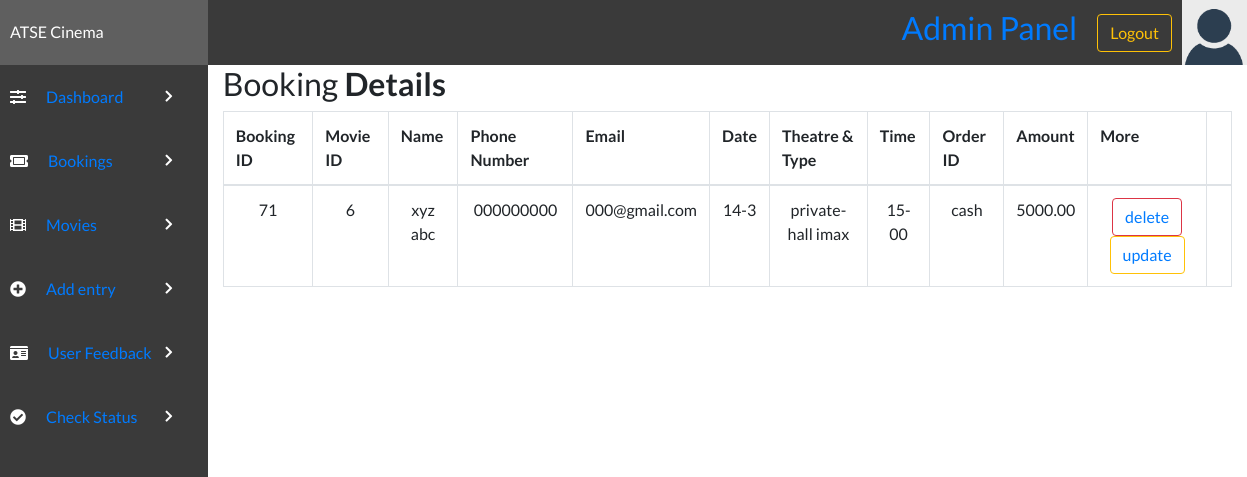
Page /admin/view.php (signed in) on the earlier database version.
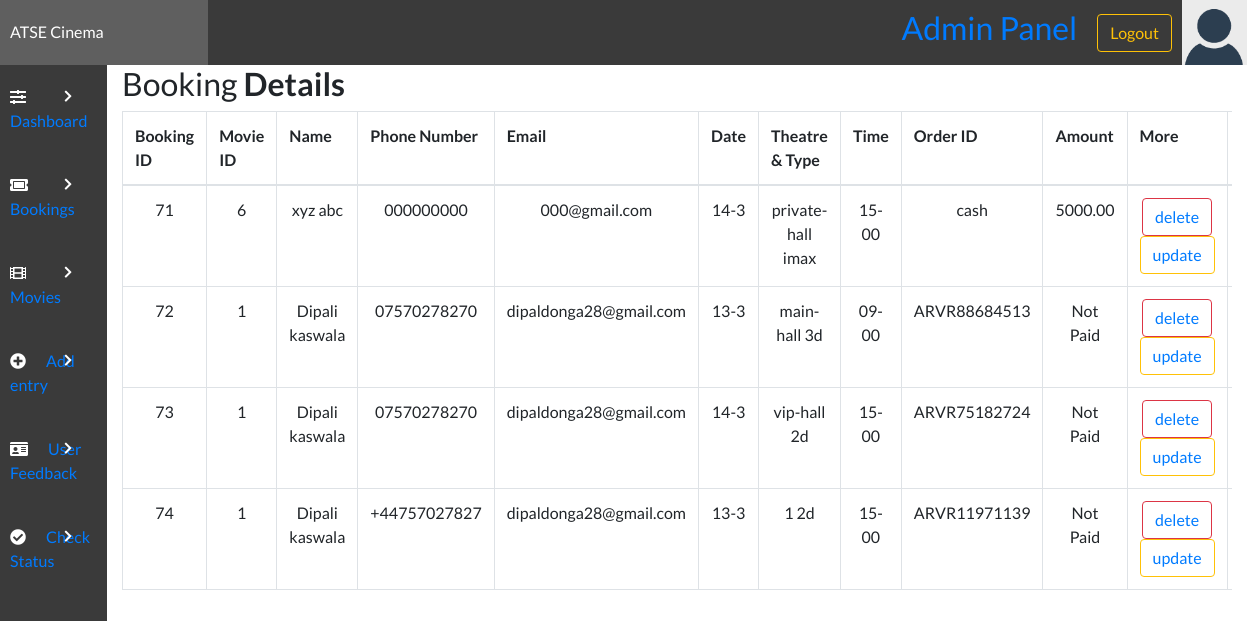
Same page on the later database version.
### tables this page shows
CREATE TABLE `bookingtable` (
  `bookingID` int(11) NOT NULL,
  `movieID` int(11) DEFAULT NULL,
  `bookingTheatre` varchar(100) NOT NULL,
  `bookingType` varchar(100) DEFAULT NULL,
  `bookingDate` varchar(50) NOT NULL,
  `bookingTime` varchar(50) NOT NULL,
  `bookingFName` varchar(100) NOT NULL,
  `bookingLName` varchar(100) DEFAULT NULL,
  `bookingPNumber` varchar(12) NOT NULL,
  `bookingEmail` varchar(255) NOT NULL,
  `amount` varchar(255) NOT NULL,
  `ORDERID` varchar(255) NOT NULL,
  `DATE-TIME` datetime NOT NULL DEFAULT current_timestamp()
);

### admin/view.php (the view, shortened to what this page needs)
<?php
include "config.php";
?>
<!DOCTYPE html>
<html lang="en">
<head>
    <link rel="stylesheet" href="../style/styles.css">
    <link rel="stylesheet" href="https://use.fontawesome.com/releases/v5.7.2/css/all.css">
    <link rel="stylesheet" href="https://cdnjs.cloudflare.com/ajax/libs/twitter-bootstrap/4.5.2/css/bootstrap.css">
    <link rel="stylesheet" href="https://cdn.datatables.net/1.10.22/css/dataTables.bootstrap4.min.css">
    <link rel="stylesheet" href="https://maxcdn.bootstrapcdn.com/bootstrap/4.0.0/css/bootstrap.min.css">
</head>
<body>
    <?php include('header.php'); ?>
    <div class="admin-container">
        <?php include('sidebar.php'); ?>
        <div class="container-lg">
            <div class="table-responsive">
                <div class="table-wrapper">
                    <div class="table-title">
                        <div class="row">
                            <div class="col-sm-8">
                                <h2>Booking <b>Details</b></h2>
                            </div>
                        </div>
                    </div>
                    <table class="table table-bordered" id="dataTable" width="100%" cellspacing="0">
                        <tr>
                            <th>Booking ID</th>
                            <th>Movie ID</th>
                            <th>Name</th>
                            <th>Phone Number</th>
                            <th>Email</th>
                            <th>Date</th>
                            <th>Theatre & Type</th>
                            <th>Time</th>
                            <th>Order ID</th>
                            <th>Amount</th>
                            <th>More</th>
                        </tr>
                        <tbody>
                            <?php
                            $con = mysqli_connect($host, $user, $password, $dbname);
                            $select = "SELECT * FROM `bookingtable`";
                            $run = mysqli_query($con, $select);
                            while ($row = mysqli_fetch_array($run)) {
                                $bookingid = $row['bookingID'];
                                $movieID = $row['movieID'];
                                $bookingFName = $row['bookingFName'];
                                $bookingLName = $row['bookingLName'];
                                $mobile = $row['bookingPNumber'];
                                $email = $row['bookingEmail'];
                                $date = $row['bookingDate'];
                                $theatre = $row['bookingTheatre'];
                                $type = $row['bookingType'];
                                $time = $row['bookingTime'];
                                $ORDERID = $row['ORDERID'];
                                $amount = $row['amount'];
                            ?>
                                <tr align="center">
                                <td><?php echo $bookingid; ?></td>
                                    <td><?php echo $movieID; ?></td>
                                    <td><?php echo $bookingFName . ' ' . $bookingLName; ?></td>
                                    <td><?php echo $mobile; ?></td>
                                    <td><?php echo $email; ?></td>
                                    <td><?php echo $date; ?></td>
                                    <td><?php echo $theatre . ' ' . $type; ?></td>
                                    <td><?php echo $time; ?></td>
                                    <td><?php echo $ORDERID; ?></td>
                                    <td><?php echo $amount; ?></td>
                                    <td><button type="submit" type="button" class="btn btn-outline-danger"><?php echo  "<a href='deleteBooking.php?id=" . $row['bookingID'] . "' >delete</a>"; ?></button><button name="update"  type="submit" onclick="" type="button" class="btn btn-outline-warning"><?php echo  "<a href='editBooking.php?id=" . $row['bookingID'] . "'>update</a>"; ?></button></td>
                                    <td></td>
                                </tr>
                            <?php }
                            ?>
                        </tbody>
                    </table>
                </div>
            </div>
        </div>
    </div>
</body>
</html>

### admin/header.php (shortened to what this page needs)
<div class="admin-section-header">
    <div class="admin-logo">
        ATSE Cinema
    </div>
    <div class="admin-login-info">
        <div style="padding: 0 20px;">
            <h2><a href="#">Admin Panel</a></h2>
        </div>
        <form method='post' action="">
            <input type="submit" value="Logout" class="btn btn-outline-warning" name="but_logout">
        </form>
        <img class="admin-user-avatar" src="../img/avatar.png" alt="">
    </div>
</div>

### admin/sidebar.php
<div class="admin-section admin-section1">
    <ul>
        <li><i class="fas fa-sliders-h"></i><a href="admin.php">Dashboard </a><i class="fas admin-dropdown fa-chevron-right"></i></li>
        <li><i class="fas fa-ticket-alt"></i><a href="view.php">Bookings</a> <i class="fas admin-dropdown fa-chevron-right"></i></li>
        <li><i class="fas fa-film"></i><a href="addmovie.php">Movies</a> <i class="fas admin-dropdown fa-chevron-right"></i></a></li>
        <li><i class="fas fa-plus-circle"></i><a href="add.php">Add entry</a> <i class="fas admin-dropdown fa-chevron-right"></i></a></li>
        <li><i class="fas fa-id-card"></i><a href="contactus.php">User Feedback</a> <i class="fas admin-dropdown fa-chevron-right"></i></a></li>
        <li><i class="fa fa-check-circle"></i><a href="../TxnStatus.php" target="_blank">Check Status</a> <i class="fas admin-dropdown fa-chevron-right"></i></a></li>
    </ul>
</div>

### style/styles.css (style rules this page uses)
* { margin: 0; padding: 0; box-sizing: border-box; font-family: "Lato", sans-serif; text-decoration: none; color: unset; }
.admin-dropdown { float: right; font-style: normal; margin-left: 3px; font-size: 13px; position: absolute; right: 15px; top: 25px; margin: 0; }
.admin-section-header { color: #fff; width: 100%; background-color: #3a3a3a; display: grid; grid-template-columns: 1fr 5fr; }
.admin-user-avatar { width: 65px; }
.admin-login-info { display: flex; align-items: center; justify-content: flex-end; }
.admin-login-info img { margin-left: 10px; }
.admin-logo { padding: 20px 10px; background-color: #5f5f5f; }
.admin-container { display: grid; grid-template-columns: 1fr 5fr; }
.admin-section1 { background-color: #3a3a3a; height: 100vh; }
.admin-section1 ul li { width: 100%; padding: 20px 10px; background-color: #3a3a3a; color: #fff; transition: all 0.3s ease; position: relative; cursor: pointer; }
.admin-section1 ul li i { margin-right: 20px; }

Differences in the rows shown:
added bookingtable: bookingID "72", movieID "1", bookingFName "Dipali", bookingLName "kaswala", bookingPNumber "07570278270", bookingEmail "dipaldonga28@gmail.com", bookingDate "13-3", bookingTheatre "main-hall", bookingType "3d", bookingTime "09-00", ORDERID "ARVR88684513", amount "Not Paid"
added bookingtable: bookingID "73", movieID "1", bookingFName "Dipali", bookingLName "kaswala", bookingPNumber "07570278270", bookingEmail "dipaldonga28@gmail.com", bookingDate "14-3", bookingTheatre "vip-hall", bookingType "2d", bookingTime "15-00", ORDERID "ARVR75182724", amount "Not Paid"
added bookingtable: bookingID "74", movieID "1", bookingFName "Dipali", bookingLName "kaswala", bookingPNumber "+44757027827", bookingEmail "dipaldonga28@gmail.com", bookingDate "13-3", bookingTheatre "1", bookingType "2d", bookingTime "15-00", ORDERID "ARVR11971139", amount "Not Paid"
